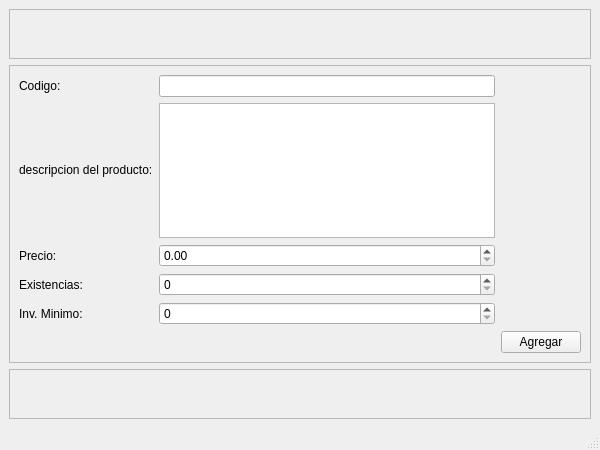
<?xml version="1.0" encoding="UTF-8"?>
<ui version="4.0">
 <class>MainWindow</class>
 <widget class="QMainWindow" name="MainWindow">
  <property name="geometry">
   <rect>
    <x>0</x>
    <y>0</y>
    <width>600</width>
    <height>450</height>
   </rect>
  </property>
  <property name="windowTitle">
   <string>MainWindow</string>
  </property>
  <widget class="QWidget" name="centralwidget">
   <layout class="QVBoxLayout" name="verticalLayout">
    <item>
     <widget class="QFrame" name="frame_3">
      <property name="sizePolicy">
       <sizepolicy hsizetype="Preferred" vsizetype="Preferred">
        <horstretch>0</horstretch>
        <verstretch>1</verstretch>
       </sizepolicy>
      </property>
      <property name="frameShape">
       <enum>QFrame::Shape::StyledPanel</enum>
      </property>
      <property name="frameShadow">
       <enum>QFrame::Shadow::Raised</enum>
      </property>
     </widget>
    </item>
    <item>
     <widget class="QFrame" name="frame_2">
      <property name="sizePolicy">
       <sizepolicy hsizetype="Preferred" vsizetype="Preferred">
        <horstretch>0</horstretch>
        <verstretch>6</verstretch>
       </sizepolicy>
      </property>
      <property name="frameShape">
       <enum>QFrame::Shape::StyledPanel</enum>
      </property>
      <property name="frameShadow">
       <enum>QFrame::Shadow::Raised</enum>
      </property>
      <layout class="QGridLayout" name="gridLayout">
       <item row="0" column="0">
        <widget class="QLabel" name="label">
         <property name="text">
          <string>Codigo:</string>
         </property>
        </widget>
       </item>
       <item row="4" column="1">
        <widget class="QSpinBox" name="minimoSpin">
         <property name="maximum">
          <number>99999</number>
         </property>
        </widget>
       </item>
       <item row="6" column="2">
        <widget class="QPushButton" name="btnAgregar">
         <property name="text">
          <string>Agregar</string>
         </property>
        </widget>
       </item>
       <item row="3" column="0">
        <widget class="QLabel" name="label_3">
         <property name="text">
          <string>Existencias:</string>
         </property>
        </widget>
       </item>
       <item row="1" column="1">
        <widget class="QTextEdit" name="descripcionEdit"/>
       </item>
       <item row="3" column="1">
        <widget class="QSpinBox" name="existenciasSpin">
         <property name="maximum">
          <number>99999</number>
         </property>
        </widget>
       </item>
       <item row="4" column="0">
        <widget class="QLabel" name="label_4">
         <property name="text">
          <string>Inv. Minimo:</string>
         </property>
        </widget>
       </item>
       <item row="1" column="0">
        <widget class="QLabel" name="label_2">
         <property name="text">
          <string>&lt;html&gt;&lt;head/&gt;&lt;body&gt;&lt;p&gt;descripcion del producto:&lt;/p&gt;&lt;/body&gt;&lt;/html&gt;</string>
         </property>
        </widget>
       </item>
       <item row="0" column="1">
        <widget class="QLineEdit" name="codigoEdit"/>
       </item>
       <item row="2" column="1">
        <widget class="QDoubleSpinBox" name="precioSpin">
         <property name="decimals">
          <number>2</number>
         </property>
         <property name="maximum">
          <double>999999.989999999990687</double>
         </property>
        </widget>
       </item>
       <item row="2" column="0">
        <widget class="QLabel" name="label_5">
         <property name="text">
          <string>Precio:</string>
         </property>
        </widget>
       </item>
      </layout>
     </widget>
    </item>
    <item>
     <widget class="QFrame" name="frame">
      <property name="sizePolicy">
       <sizepolicy hsizetype="Preferred" vsizetype="Preferred">
        <horstretch>0</horstretch>
        <verstretch>1</verstretch>
       </sizepolicy>
      </property>
      <property name="frameShape">
       <enum>QFrame::Shape::StyledPanel</enum>
      </property>
      <property name="frameShadow">
       <enum>QFrame::Shadow::Raised</enum>
      </property>
     </widget>
    </item>
   </layout>
  </widget>
  <widget class="QStatusBar" name="statusbar"/>
 </widget>
 <resources/>
 <connections/>
</ui>
